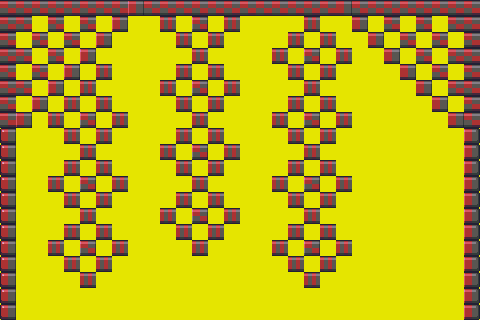

This game map was drawn from its Tiled (.tmx) file and the tilesets committed beside it. A one-line description and the trimmed map source follow:
An orthogonal 30x20 tile map with 16x16 px tiles, 1 tile layer (Tile Layer 1).

<map version="1.0" orientation="orthogonal" width="30" height="20" tilewidth="16" tileheight="16" backgroundcolor="#e5e500">
 <tileset firstgid="1" name="tiles" tilewidth="16" tileheight="16">
  <image source="../img/tiles.png" width="80" height="224" />
 </tileset>
 <layer name="Tile Layer 1" width="30" height="20">
  <data>[600 cells, 189 non-empty, 7 distinct tile ids]</data>
 </layer>
</map>